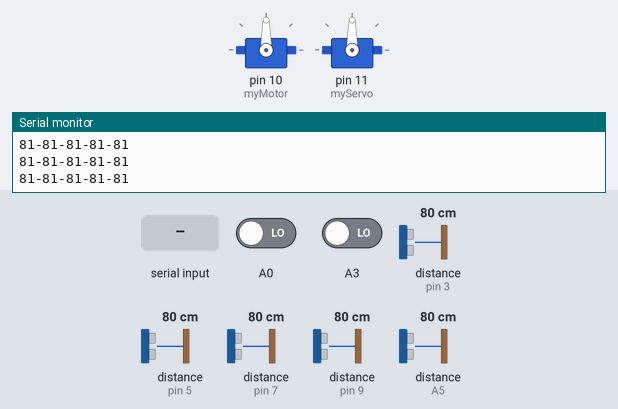
A sketch run on a simulated Arduino Mega 2560, built with avr-gcc and run on an emulated ATmega2560. Shown: 2 × servo, the last lines printed to the serial monitor. The inputs (shaded band) are chosen by the test bench; at power-on: A0 LOW, A3 LOW, distance to the obstacle (sensors on pin 3, pin 5, pin 7, pin 9, A5) 80 cm. The echo pulse lasts 58.3 µs per cm.

Above: at 1.2 s.
1.3 s: "30,150\n" received over Serial
At 2.5 s:
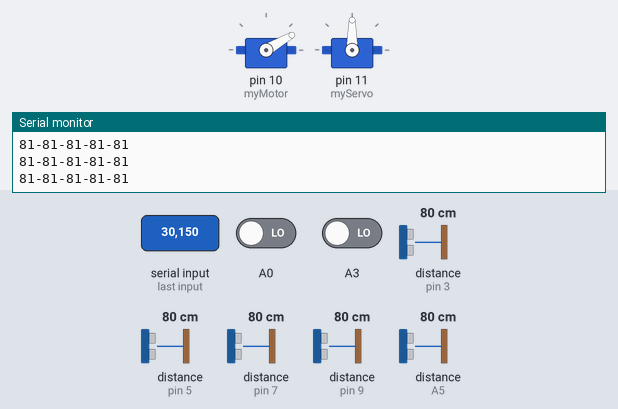
2.8 s: "0\n" received over Serial
At 3.8 s:
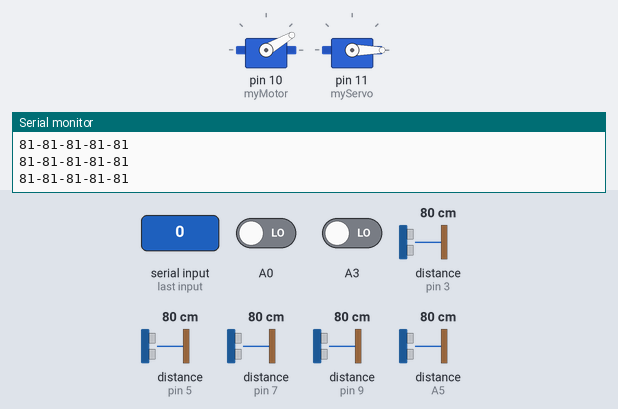
4.3 s: "90,45\n" received over Serial
At 5.6 s:
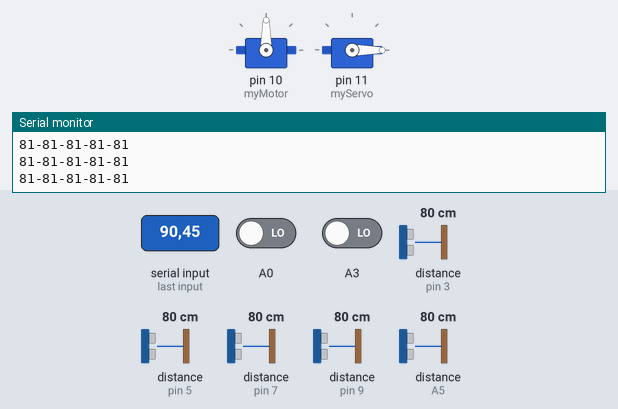
Timing chart, 0 to 7.3 s (numbered marks = the images above; inputs shaded):
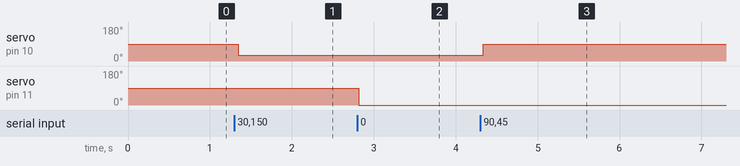

The sketch:

Motor_Servo_Control.ino
```cpp
// Motor_Servo_Control.ino
// This is the script for the Arduino Uno to control the turning servo and motor of the remote-controlled car using instructions from
//    the Raspberry Pi.
// This program also recieves data from the Ultrasonic sensor and sends it to the Raspberry Pi to be processed and turned into
//    instructions to be sent back to the Arduino Uno.

#include <NewPing.h>
#include <Servo.h>

//setup NewPing for frontRightSensor,frontSensor,
//frontLeftSensor, backRightSensor, and backLeftSensor
#define SONAR_NUM 5
#define MAX_DISTANCE 200
#define PING_INTERVAL 35
#define DATA_COUNT 2

unsigned long pingTimer[SONAR_NUM];
long duration, distance, frontRightSensor, frontSensor, frontLeftSensor, backRightSensor, backLeftSensor;
unsigned int cm[SONAR_NUM];
int num[SONAR_NUM];
int average[SONAR_NUM];
int count = 0;
String incomingString;
uint8_t currentSensor=0;

NewPing sonar[SONAR_NUM] = {
  NewPing(2,3,MAX_DISTANCE),
  NewPing(4,5,MAX_DISTANCE),
  NewPing(6,7,MAX_DISTANCE),
  NewPing(8,9,MAX_DISTANCE),
  NewPing(A4,A5,MAX_DISTANCE)
};

// Setup for motor and Servo.
Servo myMotor;
Servo myServo;

// Setup for Remote Controller
int ch1;
int ch2;

void setup()
{
  // Motor = Pin 10
  // Servo = Pin 11
  myMotor.attach(10);
  myServo.attach(11);

  // Remote Controller Motor Control = A3
  // Remote Controller Motor Control = A0
  pinMode(A3, INPUT);
  pinMode(A0, INPUT);

  //Start sensors
  pingTimer[0] = millis();
  for (uint8_t i=1; i<SONAR_NUM;i++)
    pingTimer[i]=pingTimer[i-1]+PING_INTERVAL;

  // Required for I/O from Serial monitor
  Serial.begin(9600);

  // Print a startup message
  Serial.println("Initializing...");
  Serial.println("Initializing...");
}


void loop()
{
  //determine distance
  for (uint8_t i=0;i<SONAR_NUM;i++){
    if (millis() >= pingTimer[i]){
      pingTimer[i] += PING_INTERVAL * SONAR_NUM;
      if (i == 0 && currentSensor == SONAR_NUM - 1)
        oneSensorCycle();
      sonar[currentSensor].timer_stop();
      currentSensor = i;
      cm[currentSensor] = 0;
      sonar[currentSensor].ping_timer(echoCheck);
    }
  }
  // Set to low frequency to check for controller, but not
  // disrupt the sensors
  ch1 = pulseIn(A0, HIGH, 2500);
  ch2 = pulseIn(A3, HIGH, 2500);

  if (ch1 == 0)
  {

  // If there is incoming value
  if(Serial.available() > 0)
  {
    // read the value
    char endVal = Serial.read();

    /*
    *  If endVal isn't a newline (linefeed) character,
    *  then add the character to the incomingString
    */
    if (endVal != 10){

      // Add the character to
      // the incomingString
      incomingString += endVal;
    }

    // received a newline (linefeed) character
    // this means we are done making a string
    else
    {
      // Convert the string to an integer
      int inputVal = incomingString.toInt();

      /*
      *  Write an integer between -180 and 180.
      */

      if (inputVal > -181 && inputVal < 181)
      {
        // The value is between 0 and 180.
        // Write to motor.
        if (inputVal > 0 && inputVal < 181)
        {
          myMotor.write(inputVal);
        }
         // The value is between 0 and -180.
         // Write to the servo.
         if (inputVal < 1 && inputVal > -181)
         {
           //Serial.println("Value is between -181 and 0");
           int servoVal = abs(inputVal);
           myServo.write (servoVal);
         }
      }
      else
      {
        Serial.println("Value is NOT between -180 and 180");
        Serial.println("Error with the input");
      }
    // Reset the value of the incomingString
    incomingString = "";
    }
  }

  }
  else
  {
   // The remote controller is turned on, so increase frequency
   // of radio
   ch1 = pulseIn(A0, HIGH, 25000);
   ch2 = pulseIn(A3, HIGH, 25000);
   Turn();
   Drive();
  }
}

// Translating radio controller data into serial input.
void Drive ()
{
 if (ch2 > 1300 && ch2 < 1351)
 {
  myMotor.write(90);
 }
 else if (ch2 > 1350)
 {
   if (ch2 > 1350 && ch2 < 1451)
   {
     myMotor.write(100);
   }
   else if (ch2 > 1450 && ch2 < 1576)
   {
     myMotor.write(110);
   }
   else if (ch2 > 1575 && ch2 < 1701)
   {
     myMotor.write(120);
   }
   else if (ch2 > 1700 && ch2 < 1751)
   {
     myMotor.write(130);
   }
 }
 else if (ch2 < 1300 && ch2 > 860)
 {
   if (ch2 > 1176 && ch2 < 1300)
   {
     myMotor.write(80);
   }
   else if (ch2 > 1051 && ch2 < 1175)
   {
     myMotor.write(70);
   }
   else if (ch2 > 879 && ch2 < 1050)
   {
     myMotor.write(60);
   }
 }
}


void echoCheck ()
{
 if (sonar[currentSensor].check_timer())
   cm[currentSensor] = sonar[currentSensor].ping_result/ US_ROUNDTRIP_CM;
}


void oneSensorCycle()
{
  //This finds the average of DATA_COUNT of each sonar's echo value
  if (count < DATA_COUNT){
    for (int i = 0; i < SONAR_NUM; i++){
      num[i] = num[i] + cm[i];
    }
    count++;
  }
  else if (count == DATA_COUNT){
    for (int j = 0; j < SONAR_NUM;j++){
    average[j] = num[j]/DATA_COUNT;
      num[j] = 0;
    }
    count=0;
  }

  //This will print out the average of each sonar
  //format: frontRightSensor-frontSensor-frontLeftSensor-backRightSensor-backLeftSensor\n
  for(int k=0;k < SONAR_NUM; k++){
    if (k==SONAR_NUM-1){
      Serial.print(average[k]);
    }
    else{
      Serial.print(average[k]);
      Serial.print("-");
    }
  }
  Serial.println();
}

// This will turn radio controller data into serial input
void Turn()
{
  if (ch1 > 1250 && ch1 < 1400)
 {
  myServo.write(90);
 }
 else if (ch1 > 1400)
 {
   if (ch1 > 1400 && ch1 < 1501)
   {
     myServo.write(120);
   }
   else if (ch1 > 1500 && ch1 < 1676)
   {
     myServo.write(150);
   }
   else if (ch1 > 1675 && ch1 < 1750)
   {
     myServo.write(180);
   }
 }
 else if (ch1 < 1250 && ch1 > 860)
 {
   if (ch1 > 1176 && ch1 < 1250)
   {
     myServo.write(60);
   }
   else if (ch1 > 1051 && ch1 < 1175)
   {
     myServo.write(30);
   }
   else if (ch1 > 869 && ch1 < 1050)
   {
     myServo.write(1);
   }
 }
}
```

Measured:
- after the input at 1.3 s, servo on pin 10 (myMotor): 90° → 30° at once
- after the input at 2.8 s, servo on pin 11 (myServo): 90° → 0° at once
- after the input at 4.3 s, servo on pin 10 (myMotor): 30° → 90° at once
